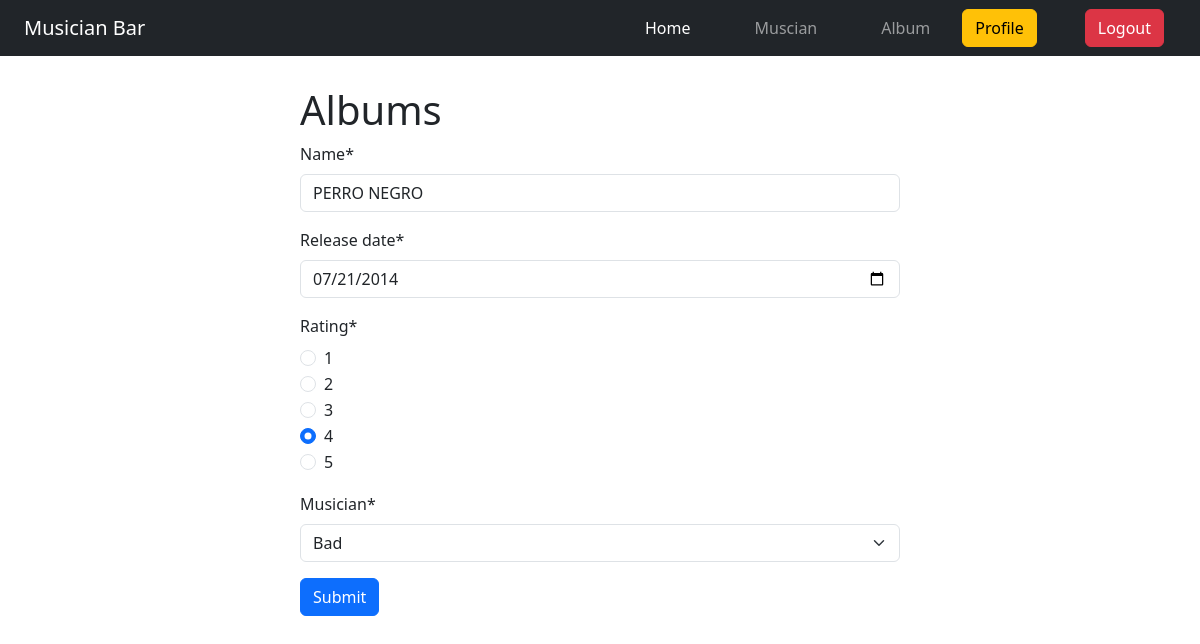
/edit/6 (signed in), run on the app's committed database.
### album/models.py (models this page shows, shortened)
class Album(models.Model):
    name = models.CharField(max_length=70)
    release_date = models.DateField()
    Rating = models.IntegerField()
    musician = models.ForeignKey(Musician,on_delete=models.CASCADE)

### album/views.py (the view)
# urls.py: path('edit/<int:id>',views.edit, name='edit'),
def edit(request,id):
    if request.user.is_authenticated:
        post = models.Album.objects.get(pk=id)
        post_form = forms.AlbumForm(instance=post)
        if request.method == 'POST':
            post_form = forms.AlbumForm(request.POST, instance=post)
            if post_form.is_valid():
                post_form.save()
                return redirect('home')
        return render(request, 'album.html', {'form': post_form})
    else:
        return redirect('home')

### album/forms.py
class AlbumForm(forms.ModelForm):
    Rating = forms.RadioSelect(choices=numbers)
    class Meta:
        model = Album
        fields = '__all__'
        widgets ={
            'release_date': forms.DateInput(attrs={'type':'date'}),
            'Rating' : forms.RadioSelect(choices=numbers),
        }

### musician/models.py (called while the page is built)
    def __str__(self):
        return self.first_name

### album/templates/album.html (shortened to what this page needs)
{% extends "base.html" %}
{% load crispy_forms_tags %}
{% block content %}
<form style="width:50%;margin:auto;margin-top:30px" method='post'>
    <h1>Albums</h1>
    {{form|crispy}}
    <button class="btn btn-primary">Submit</button>
    </form>
{% endblock content %}

### data on the page
Album: name "PERRO NEGRO", release_date "07/21/2014", Rating "☐ 1 ☐ 2 ☐ 3 ☑ 4 ☐ 5", musician "Bad"
